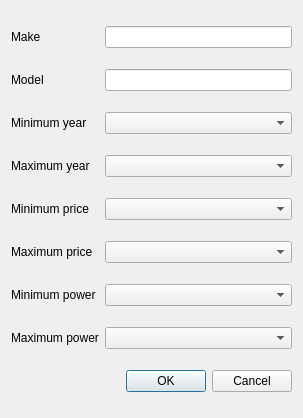
<?xml version="1.0" encoding="UTF-8"?>
<ui version="4.0">
 <class>FilterInputDialog</class>
 <widget class="QDialog" name="FilterInputDialog">
  <property name="geometry">
   <rect>
    <x>0</x>
    <y>0</y>
    <width>303</width>
    <height>418</height>
   </rect>
  </property>
  <property name="windowTitle">
   <string>Dialog</string>
  </property>
  <layout class="QGridLayout" name="gridLayout">
   <item row="1" column="2">
    <widget class="QLabel" name="label_Model">
     <property name="text">
      <string>Model</string>
     </property>
    </widget>
   </item>
   <item row="7" column="3">
    <widget class="QComboBox" name="comboBox_MinPower">
     <property name="enabled">
      <bool>true</bool>
     </property>
     <property name="inputMethodHints">
      <set>Qt::ImhDigitsOnly</set>
     </property>
     <property name="editable">
      <bool>false</bool>
     </property>
     <property name="insertPolicy">
      <enum>QComboBox::InsertAtCurrent</enum>
     </property>
    </widget>
   </item>
   <item row="8" column="3">
    <widget class="QComboBox" name="comboBox_MaxPower">
     <property name="inputMethodHints">
      <set>Qt::ImhNone</set>
     </property>
     <property name="editable">
      <bool>false</bool>
     </property>
    </widget>
   </item>
   <item row="2" column="2">
    <widget class="QLabel" name="label_MinYear">
     <property name="text">
      <string>Minimum year</string>
     </property>
    </widget>
   </item>
   <item row="8" column="2">
    <widget class="QLabel" name="label_MaxPower">
     <property name="text">
      <string>Maximum power</string>
     </property>
    </widget>
   </item>
   <item row="2" column="3">
    <widget class="QComboBox" name="comboBox_MinYear">
     <property name="inputMethodHints">
      <set>Qt::ImhDigitsOnly</set>
     </property>
     <property name="editable">
      <bool>false</bool>
     </property>
    </widget>
   </item>
   <item row="7" column="2">
    <widget class="QLabel" name="label_MinPower">
     <property name="text">
      <string>Minimum power</string>
     </property>
    </widget>
   </item>
   <item row="0" column="3">
    <widget class="QLineEdit" name="lineEdit_Make"/>
   </item>
   <item row="0" column="2">
    <widget class="QLabel" name="label_Make">
     <property name="text">
      <string>Make</string>
     </property>
    </widget>
   </item>
   <item row="3" column="3">
    <widget class="QComboBox" name="comboBox_MaxYear">
     <property name="inputMethodHints">
      <set>Qt::ImhDigitsOnly</set>
     </property>
     <property name="editable">
      <bool>false</bool>
     </property>
     <property name="sizeAdjustPolicy">
      <enum>QComboBox::AdjustToContents</enum>
     </property>
    </widget>
   </item>
   <item row="3" column="2">
    <widget class="QLabel" name="label_MaxYear">
     <property name="text">
      <string>Maximum year</string>
     </property>
    </widget>
   </item>
   <item row="4" column="2">
    <widget class="QLabel" name="label_MinPrice">
     <property name="text">
      <string>Minimum price</string>
     </property>
    </widget>
   </item>
   <item row="1" column="3">
    <widget class="QLineEdit" name="lineEdit_Model"/>
   </item>
   <item row="9" column="3">
    <widget class="QDialogButtonBox" name="buttonBox">
     <property name="orientation">
      <enum>Qt::Horizontal</enum>
     </property>
     <property name="standardButtons">
      <set>QDialogButtonBox::Cancel|QDialogButtonBox::Ok</set>
     </property>
     <property name="centerButtons">
      <bool>false</bool>
     </property>
    </widget>
   </item>
   <item row="5" column="2">
    <widget class="QLabel" name="label_MaxPrice">
     <property name="text">
      <string>Maximum price</string>
     </property>
    </widget>
   </item>
   <item row="4" column="3">
    <widget class="QComboBox" name="comboBox_MinPrice"/>
   </item>
   <item row="5" column="3">
    <widget class="QComboBox" name="comboBox_MaxPrice">
     <property name="iconSize">
      <size>
       <width>16</width>
       <height>13</height>
      </size>
     </property>
    </widget>
   </item>
  </layout>
 </widget>
 <tabstops>
  <tabstop>lineEdit_Make</tabstop>
  <tabstop>lineEdit_Model</tabstop>
  <tabstop>comboBox_MinYear</tabstop>
  <tabstop>comboBox_MaxYear</tabstop>
  <tabstop>comboBox_MinPower</tabstop>
  <tabstop>comboBox_MaxPower</tabstop>
 </tabstops>
 <resources/>
 <connections>
  <connection>
   <sender>buttonBox</sender>
   <signal>accepted()</signal>
   <receiver>FilterInputDialog</receiver>
   <slot>accept()</slot>
   <hints>
    <hint type="sourcelabel">
     <x>248</x>
     <y>254</y>
    </hint>
    <hint type="destinationlabel">
     <x>157</x>
     <y>274</y>
    </hint>
   </hints>
  </connection>
  <connection>
   <sender>buttonBox</sender>
   <signal>rejected()</signal>
   <receiver>FilterInputDialog</receiver>
   <slot>reject()</slot>
   <hints>
    <hint type="sourcelabel">
     <x>316</x>
     <y>260</y>
    </hint>
    <hint type="destinationlabel">
     <x>286</x>
     <y>274</y>
    </hint>
   </hints>
  </connection>
 </connections>
</ui>
